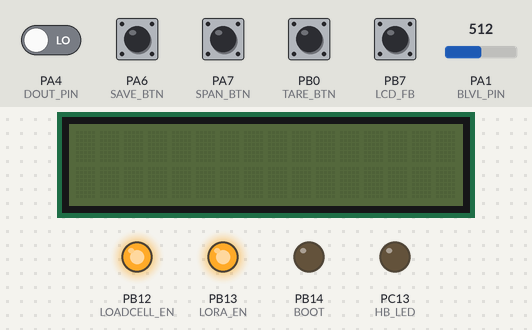
The sketch below on a simulated STM32 Blue Pill. Parts: 16×2 character LCD, output pins drawn as LEDs (lit = HIGH). The inputs (shaded band) are chosen by the test bench; at power-on: PA6 (SAVE_BTN), PA7 (SPAN_BTN), PB0 (TARE_BTN), PB7 (LCD_FB) HIGH, PA4 (DOUT_PIN) LOW, PA1 (BLVL_PIN) = 512. EEPROM starts erased; the modem accepts every AT command (registered, SIM ready, sends succeed) and sends nothing else; pins used as bus, display or sensor lines are not drawn; what the sketch prints to the serial monitor is not drawn.

Above: at 14.1 s.
14.2 s: PB7 (LCD_FB) pulled LOW for 0.15 s
At 14.9 s:
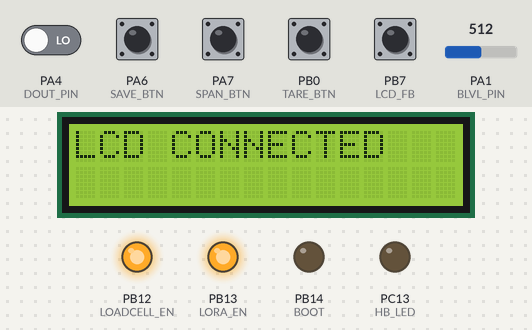
At 15.8 s:
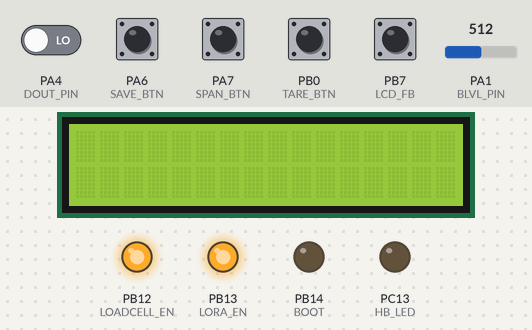
16.5 s: PB7 (LCD_FB) pulled LOW for 1 s
At 18.1 s:
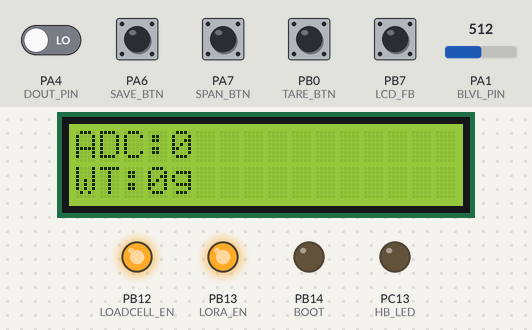
Timing chart, 0 to 19.0 s (numbered marks = the images above; inputs shaded):
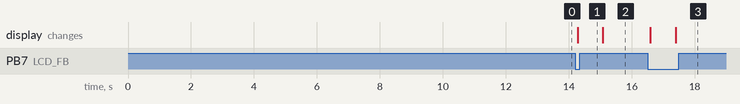

Measured:
- after the input at 14.2 s, the display: changes after 0.08 s (image 1)
- after the input at 16.5 s, the display: first changes after 0.08 s (image 3 shows a later state)

The sketch:

Shelfi_IOT_LoRa.ino
```cpp
#include <HardwareSerial.h>
#include "filter.c"
#include "stm32f1xx_hal.h"
#include <Wire.h>
#include <LiquidCrystal_I2C.h>
#include <EEPROM.h>

#define EE_TARE_ADDR   0      // 4 bytes (long)
#define EE_SPAN_ADDR   4      // 4 bytes (long)
#define TRANSMIT_WINDOW_MS 60000  // 1 minute

LiquidCrystal_I2C lcd(0x27, 16, 2);

#define DOUT_PIN PA4   // HX710B data
#define SCK_PIN PA5    // HX710B clock

#define HB_LED PC13
#define LOADCELL_EN PB12
#define LORA_EN PB13
#define BOOT PB14
#define LRESET PB15
#define BLVL_PIN PA1

#define LCD_FB PB7        // LCD detect
#define TARE_BTN PB0      // TARE
#define SAVE_BTN PA6      // SAVE
#define SPAN_BTN PA7      // SPAN

#define WEIGHT_DELTA 50   // grams (change only if ≥ 5g)
#define STABLE_TIME_MS   3000   // must stay stable for 1.5 sec

#define ADC_BATT_FULL   737   // 12V
#define ADC_BATT_EMPTY  615   // 9V
uint16_t battADC = 0;
uint8_t batteryPercent = 0;


HardwareSerial LORA(USART2);

signed long data_raw = 0;
signed long average = 0;
signed long lastAverage = 0;

int currentID = 11;

float BLVL = 0;
bool LCDactive = false;

signed long tare = 0;
signed long span = 0;
float cal_factor = 0;
long RES = 5;
long finalweight;

long lastWeight = 0;
bool weightChanged = false;

long lastStableWeight = 0;
unsigned long stableStartTime = 0;
bool waitingForStability = false;

bool transmitWindowActive = false;
unsigned long transmitStartTime = 0;


/* -------------------- LCD INIT -------------------- */
void initLCD() {
  LCDactive = 1;

  Wire.setSDA(PB9);
  Wire.setSCL(PB8);
  Wire.begin();

  lcd.begin();
  lcd.backlight();
  lcd.clear();
  lcd.setCursor(0, 0);
  lcd.print("LCD CONNECTED");

  delay(800);
  lcd.clear();
}

void loadCalibration() {
    EEPROM.get(EE_TARE_ADDR, tare);
    EEPROM.get(EE_SPAN_ADDR, span);

    // First time flash contains 0xFFFFFFFF → treat as empty
    if (tare == -1) tare = 0;
    if (span == -1) span = 0;

    Serial.print("Loaded TARE: ");
    Serial.println(tare);
    Serial.print("Loaded SPAN: ");
    Serial.println(span);
}

void saveCalibration() {
    EEPROM.put(EE_TARE_ADDR, tare);
    EEPROM.put(EE_SPAN_ADDR, span);
    // very important for STM32

    Serial.println("Calibration saved to EEPROM");
}


/* -------------------- WEIGHT CALC -------------------- */
void weight_ingrams(long Average)
{
    if (span == tare) {
        finalweight = 0;
        return;
    }

    if (span > tare)
        cal_factor = 1000.0 / float(span - tare);
    else
        cal_factor = 1000.0 / float(tare - span);

    float w;

    if (span > tare)
        w = (Average - tare) * cal_factor;
    else
        w = (tare - Average) * cal_factor;

    w = ((long)(w + RES/2)) / RES * RES;
    finalweight = (long)w;
}

/* -------------------- HX710B READING -------------------- */
long readHX710B() {
    long count = 0;
    while (digitalRead(DOUT_PIN));

    for (int i = 0; i < 24; i++) {
        digitalWrite(SCK_PIN, HIGH);
        count = (count << 1) | digitalRead(DOUT_PIN);
        digitalWrite(SCK_PIN, LOW);
    }

    digitalWrite(SCK_PIN, HIGH);
    digitalWrite(SCK_PIN, LOW);

    if (count & 0x800000) {
        count |= 0xFF000000;
    }

    return count;
}

/* -------------------- LORA -------------------- */
void sendCommand(String command) {
    LORA.write(command.c_str());
    LORA.write("\r\n");
    delay(20);

    while (LORA.available()) {
        Serial.print("Response: ");
        Serial.println(LORA.readString());
    }
}

void ABP_mode() {
  sendCommand("AT+CJOINMODE=1");
  delay(100);
  sendCommand("AT+CDEVADDR=2609D4BE");
  delay(100);
  sendCommand("AT+CADR=0");
  delay(100);
  sendCommand("AT+CDATARATE=5");
  delay(100);
  sendCommand("AT+CCONFIRM=1");         // confirmed uplinks
  delay(100);
  sendCommand("AT+CDEVADDR?");         // confirmed uplinks
  delay(100);
  sendCommand("AT+CAPPSKEY?");         // confirmed uplinks
  delay(100);
  sendCommand("AT+CNWKSKEY?");         // confirmed uplinks
  delay(100);
  sendCommand("AT+CSAVE");
  delay(200);
}

/* ------------ NEW: TX FORMAT INCLUDING finalweight ------------- */
void transmitCompactData(uint16_t deviceID, int16_t adcAverage, uint8_t batteryPercent, int16_t weight_g) {


    uint8_t payload[8];

    payload[0] = (deviceID >> 8) & 0xFF;
    payload[1] = deviceID & 0xFF;

    payload[2] = (adcAverage >> 8) & 0xFF;
    payload[3] = adcAverage & 0xFF;

    payload[4] = batteryPercent;   // 0–100
    payload[5] = 0x00;          // reserved


    payload[6] = (weight_g >> 8) & 0xFF;
    payload[7] = weight_g & 0xFF;

    String hexData = "";
    char hex[3];
    for (int i = 0; i < 8; i++) {
        sprintf(hex, "%02X", payload[i]);
        hexData += hex;
    }

    sendCommand("AT+DTRX=1,2,8," + hexData);
}

/* -------------------- SETUP -------------------- */
void setup() {
    Serial.begin(115200);
    LORA.begin(9600);

    pinMode(HB_LED, OUTPUT);
    pinMode(LOADCELL_EN, OUTPUT);
    pinMode(LORA_EN, OUTPUT);
    pinMode(LRESET, OUTPUT);
    pinMode(BOOT, OUTPUT);

    pinMode(LCD_FB, INPUT_PULLUP);
    pinMode(TARE_BTN, INPUT_PULLUP);
    pinMode(SPAN_BTN, INPUT_PULLUP);
    pinMode(SAVE_BTN, INPUT_PULLUP);

    pinMode(DOUT_PIN, INPUT);
    pinMode(SCK_PIN, OUTPUT);
    digitalWrite(SCK_PIN, LOW);

    digitalWrite(LOADCELL_EN, HIGH);
    digitalWrite(LORA_EN, HIGH);

    digitalWrite(LRESET, LOW);
    delay(800);
    digitalWrite(LRESET, HIGH);

    delay(2000);
    ABP_mode();

    loadCalibration();

}

/* -------------------- LOOP -------------------- */
void loop() {

    /* -------- Read ADC -------- */
    data_raw = readHX710B();
    average = long(fir1(data_raw)) >> 1;
    weight_ingrams(average);
    Serial.print("Raw ADC :");
    Serial.println(data_raw);
    battADC = analogRead(BLVL_PIN);

    /* -------- Battery Percentage -------- */
    if (battADC >= ADC_BATT_FULL) {
        batteryPercent = 100;
}
    else if (battADC <= ADC_BATT_EMPTY) {
        batteryPercent = 0;
}
    else {
        batteryPercent = map(battADC, ADC_BATT_EMPTY, ADC_BATT_FULL, 0, 100);
}
/* -------- LCD DETECT -------- */
    if (digitalRead(LCD_FB) == 0 && LCDactive == false) {
        initLCD();

    }
    if (digitalRead(LCD_FB) == 1) {
        LCDactive=0;

    }

    /* -------- Buttons -------- */
    if (LCDactive) {

        if (!digitalRead(TARE_BTN)) {
            tare = average;
            lcd.clear();
            lcd.print("TARE SET");
            delay(300);
            saveCalibration();
        }

        if (!digitalRead(SPAN_BTN)) {
            span = average;
            lcd.clear();
            lcd.print("SPAN SET");
            delay(300);
            saveCalibration();
        }

        if (!digitalRead(SAVE_BTN)) {
            // Future: EEPROM

            lcd.clear();
            lcd.print("SAVE OK");
            delay(300);
            saveCalibration();
        }

        // UPDATE DISPLAY
        lcd.clear();
        lcd.setCursor(0, 0);
        lcd.print("ADC:");
        lcd.print(average);

        lcd.setCursor(0, 1);
        lcd.print("WT:");
        lcd.print(finalweight);
        lcd.print("g");

        delay(100);
    }
// ---- First run init ----
static bool firstRun = true;
if (firstRun) {
    lastWeight = finalweight;
    lastStableWeight = finalweight;
    firstRun = false;
}

// ---- Step 1: Detect large change ----
if (!waitingForStability && abs(finalweight - lastWeight) >= WEIGHT_DELTA) {
    waitingForStability = true;
    stableStartTime = millis();
    lastStableWeight = finalweight;
}

// ---- Step 2: Check stability ----
if (waitingForStability) {

    if (abs(finalweight - lastStableWeight) > WEIGHT_DELTA ) {
        stableStartTime = millis();      // reset timer
        lastStableWeight = finalweight;
    }

    if (millis() - stableStartTime >= STABLE_TIME_MS) {
        weightChanged = true;
        waitingForStability = false;
    }
}

// ---- LoRa TX ----
static uint32_t lastTX = 0;

// ---- Start transmission window ----
if (weightChanged) {
    transmitWindowActive = true;
    transmitStartTime = millis();
    weightChanged = false;
}

// ---- During active window ----
if (transmitWindowActive) {

    if (millis() - lastTX > 400) {
        transmitCompactData(currentID, average, batteryPercent, finalweight);
        lastTX = millis();
        lastWeight = finalweight;
    }

    // ---- Stop after 1 minute ----
    if (millis() - transmitStartTime >= TRANSMIT_WINDOW_MS) {
        transmitWindowActive = false;
    }
}
}
```

filter.c
```cpp
// out of storage … If you run out of space, you can't save to Drive or back up Google Photos.
#define Ntap 31
 const float FIRCoef[Ntap] = {

    //    100 1 2 31 butter  seems good
    0.01919203410827458400,
    0.02064571450085526300,
    0.02217328101588215600,
    0.02377639501600426300,
    0.02545660790719416300,
    0.02721534706922783600,
    0.02905390115540181300,
    0.03097340477464165600,
    0.03297482256732658900,
    0.03505893269532646400,
    0.03722630976536391000,
    0.03947730721445933500,
    0.04181203918528315200,
    0.04423036192935453400,
    0.04673185477553580500,
    0.04800337263973703000,
    0.04673185477553580500,
    0.04423036192935453400,
    0.04181203918528315200,
    0.03947730721445933500,
    0.03722630976536391000,
    0.03505893269532646400,
    0.03297482256732658900,
    0.03097340477464165600,
    0.02905390115540181300,
    0.02721534706922783600,
    0.02545660790719416300,
    0.02377639501600426300,
    0.02217328101588215600,
    0.02064571450085526300,
    0.01919203410827458400


  };
float fir1(float NewSample) {


  static float x[Ntap]; //input samples
  float y = 0;          //output sample
  int n;

  //shift the old samples
  for (n = Ntap - 1; n > 0; n--)
    x[n] = x[n - 1];

  //Calculate the new output
  x[0] = NewSample;
  for (n = 0; n < Ntap; n++)
    y += FIRCoef[n] * x[n];

  return y;
}


float fir2(float NewSample) {

  static float x[Ntap]; //input samples
  float y = 0;          //output sample
  int n;

  //shift the old samples
  for (n = Ntap - 1; n > 0; n--)
    x[n] = x[n - 1];

  //Calculate the new output
  x[0] = NewSample;
  for (n = 0; n < Ntap; n++)
    y += FIRCoef[n] * x[n];

  return y;
}

float fir3(float NewSample) {

  static float x[Ntap]; //input samples
  float y = 0;          //output sample
  int n;

  //shift the old samples
  for (n = Ntap - 1; n > 0; n--)
    x[n] = x[n - 1];

  //Calculate the new output
  x[0] = NewSample;
  for (n = 0; n < Ntap; n++)
    y += FIRCoef[n] * x[n];

  return y;
}

float fir4(float NewSample) {

  static float x[Ntap]; //input samples
  float y = 0;          //output sample
  int n;

  //shift the old samples
  for (n = Ntap - 1; n > 0; n--)
    x[n] = x[n - 1];

  //Calculate the new output
  x[0] = NewSample;
  for (n = 0; n < Ntap; n++)
    y += FIRCoef[n] * x[n];

  return y;
}

 
```
